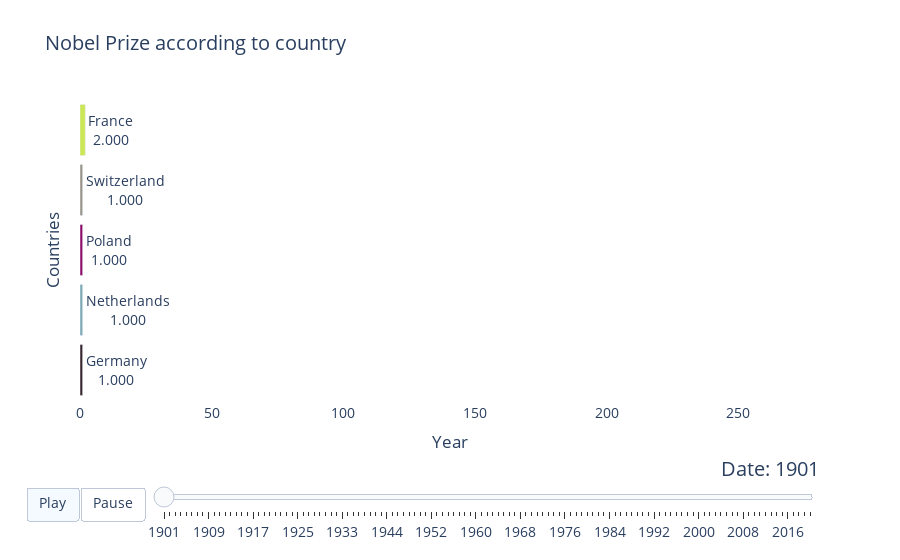

Notebook code cell kept with this figure:
### Code cell
my_raceplot = barplot(cumulative_prizes,
                      item_column="birth_country_current"	,
                      value_column="prize",
                      time_column='year')

my_raceplot.plot(title = 'Nobel Prize according to country',
                 item_label = 'Countries',
                 value_label = 'Year',
                 frame_duration = 650)

### Figure 1 — Plotly figure (JSON) as saved in the notebook; plotly's stock layout.template omitted (floating-point values rounded to 4 significant figures)
{"data": [{"cliponaxis": false, "hoverinfo": "all", "marker": {"color": ["rgb(58, 39, 45)", "rgb(127, 169, 181)", "rgb(142, 12, 103)", "rgb(154, 148, 136)", "rgb(204, 230, 85)"]}, "orientation": "h", "textangle": 0, "textposition": "outside", "texttemplate": "%{y}<br>%{x:.4s}", "type": "bar", "x": [1, 1, 1, 1, 2], "y": ["Germany", "Netherlands", "Poland", "Switzerland", "France"]}], "layout": {"bargap": 0.15, "font": {"size": 14}, "plot_bgcolor": "#FFFFFF", "sliders": [{"active": 0, "currentvalue": {"font": {"size": 20}, "prefix": "Date: ", "visible": true, "xanchor": "right"}, "len": 0.9, "pad": {"b": 10, "t": 50}, "steps": [{"args": [["1901"], {"frame": {"duration": 650, "redraw": false}, "mode": "immediate", "transition": {"duration": 650}}], "label": "1901", "method": "animate"}, {"args": [["1902"], {"frame": {"duration": 650, "redraw": false}, "mode": "immediate", "transition": {"duration": 650}}], "label": "1902", "method": "animate"}, {"args": [["1903"], {"frame": {"duration": 650, "redraw": false}, "mode": "immediate", "transition": {"duration": 650}}], "label": "1903", "method": "animate"}, {"args": [["1904"], {"frame": {"duration": 650, "redraw": false}, "mode": "immediate", "transition": {"duration": 650}}], "label": "1904", "method": "animate"}, {"args": [["1905"], {"frame": {"duration": 650, "redraw": false}, "mode": "immediate", "transition": {"duration": 650}}], "label": "1905", "method": "animate"}, {"args": [["1906"], {"frame": {"duration": 650, "redraw": false}, "mode": "immediate", "transition": {"duration": 650}}], "label": "1906", "method": "animate"}, {"args": [["1907"], {"frame": {"duration": 650, "redraw": false}, "mode": "immediate", "transition": {"duration": 650}}], "label": "1907", "method": "animate"}, {"args": [["1908"], {"frame": {"duration": 650, "redraw": false}, "mode": "immediate", "transition": {"duration": 650}}], "label": "1908", "method": "animate"}, {"args": [["1909"], {"frame": {"duration": 650, "redraw": false}, "mode": "immediate", "transition": {"duration": 650}}], "label": "1909", "method": "animate"}, {"args": [["1910"], {"frame": {"duration": 650, "redraw": false}, "mode": "immediate", "transition": {"duration": 650}}], "label": "1910", "method": "animate"}, {"args": [["1911"], {"frame": {"duration": 650, "redraw": false}, "mode": "immediate", "transition": {"duration": 650}}], "label": "1911", "method": "animate"}, {"args": [["1912"], {"frame": {"duration": 650, "redraw": false}, "mode": "immediate", "transition": {"duration": 650}}], "label": "1912", "method": "animate"}, {"args": [["1913"], {"frame": {"duration": 650, "redraw": false}, "mode": "immediate", "transition": {"duration": 650}}], "label": "1913", "method": "animate"}, {"args": [["1914"], {"frame": {"duration": 650, "redraw": false}, "mode": "immediate", "transition": {"duration": 650}}], "label": "1914", "method": "animate"}, {"args": [["1915"], {"frame": {"duration": 650, "redraw": false}, "mode": "immediate", "transition": {"duration": 650}}], "label": "1915", "method": "animate"}, {"args": [["1916"], {"frame": {"duration": 650, "redraw": false}, "mode": "immediate", "transition": {"duration": 650}}], "label": "1916", "method": "animate"}, {"args": [["1917"], {"frame": {"duration": 650, "redraw": false}, "mode": "immediate", "transition": {"duration": 650}}], "label": "1917", "method": "animate"}, {"args": [["1918"], {"frame": {"duration": 650, "redraw": false}, "mode": "immediate", "transition": {"duration": 650}}], "label": "1918", "method": "animate"}, {"args": [["1919"], {"frame": {"duration": 650, "redraw": false}, "mode": "immediate", "transition": {"duration": 650}}], "label": "1919", "method": "animate"}, {"args": [["1920"], {"frame": {"duration": 650, "redraw": false}, "mode": "immediate", "transition": {"duration": 650}}], "label": "1920", "method": "animate"}, {"args": [["1921"], {"frame": {"duration": 650, "redraw": false}, "mode": "immediate", "transition": {"duration": 650}}], "label": "1921", "method": "animate"}, {"args": [["1922"], {"frame": {"duration": 650, "redraw": false}, "mode": "immediate", "transition": {"duration": 650}}], "label": "1922", "method": "animate"}, {"args": [["1923"], {"frame": {"duration": 650, "redraw": false}, "mode": "immediate", "transition": {"duration": 650}}], "label": "1923", "method": "animate"}, {"args": [["1924"], {"frame": {"duration": 650, "redraw": false}, "mode": "immediate", "transition": {"duration": 650}}], "label": "1924", "method": "animate"}, {"args": [["1925"], {"frame": {"duration": 650, "redraw": false}, "mode": "immediate", "transition": {"duration": 650}}], "label": "1925", "method": "animate"}, {"args": [["1926"], {"frame": {"duration": 650, "redraw": false}, "mode": "immediate", "transition": {"duration": 650}}], "label": "1926", "method": "animate"}, {"args": [["1927"], {"frame": {"duration": 650, "redraw": false}, "mode": "immediate", "transition": {"duration": 650}}], "label": "1927", "method": "animate"}, {"args": [["1928"], {"frame": {"duration": 650, "redraw": false}, "mode": "immediate", "transition": {"duration": 650}}], "label": "1928", "method": "animate"}, {"args": [["1929"], {"frame": {"duration": 650, "redraw": false}, "mode": "immediate", "transition": {"duration": 650}}], "label": "1929", "method": "animate"}, {"args": [["1930"], {"frame": {"duration": 650, "redraw": false}, "mode": "immediate", "transition": {"duration": 650}}], "label": "1930", "method": "animate"}, {"args": [["1931"], {"frame": {"duration": 650, "redraw": false}, "mode": "immediate", "transition": {"duration": 650}}], "label": "1931", "method": "animate"}, {"args": [["1932"], {"frame": {"duration": 650, "redraw": false}, "mode": "immediate", "transition": {"duration": 650}}], "label": "1932", "method": "animate"}, {"args": [["1933"], {"frame": {"duration": 650, "redraw": false}, "mode": "immediate", "transition": {"duration": 650}}], "label": "1933", "method": "animate"}, {"args": [["1934"], {"frame": {"duration": 650, "redraw": false}, "mode": "immediate", "transition": {"duration": 650}}], "label": "1934", "method": "animate"}, {"args": [["1935"], {"frame": {"duration": 650, "redraw": false}, "mode": "immediate", "transition": {"duration": 650}}], "label": "1935", "method": "animate"}, {"args": [["1936"], {"frame": {"duration": 650, "redraw": false}, "mode": "immediate", "transition": {"duration": 650}}], "label": "1936", "method": "animate"}, {"args": [["1937"], {"frame": {"duration": 650, "redraw": false}, "mode": "immediate", "transition": {"duration": 650}}], "label": "1937", "method": "animate"}, {"args": [["1938"], {"frame": {"duration": 650, "redraw": false}, "mode": "immediate", "transition": {"duration": 650}}], "label": "1938", "method": "animate"}, {"args": [["1939"], {"frame": {"duration": 650, "redraw": false}, "mode": "immediate", "transition": {"duration": 650}}], "label": "1939", "method": "animate"}, {"args": [["1943"], {"frame": {"duration": 650, "redraw": false}, "mode": "immediate", "transition": {"duration": 650}}], "label": "1943", "method": "animate"}, {"args": [["1944"], {"frame": {"duration": 650, "redraw": false}, "mode": "immediate", "transition": {"duration": 650}}], "label": "1944", "method": "animate"}, {"args": [["1945"], {"frame": {"duration": 650, "redraw": false}, "mode": "immediate", "transition": {"duration": 650}}], "label": "1945", "method": "animate"}, {"args": [["1946"], {"frame": {"duration": 650, "redraw": false}, "mode": "immediate", "transition": {"duration": 650}}], "label": "1946", "method": "animate"}, {"args": [["1947"], {"frame": {"duration": 650, "redraw": false}, "mode": "immediate", "transition": {"duration": 650}}], "label": "1947", "method": "animate"}, {"args": [["1948"], {"frame": {"duration": 650, "redraw": false}, "mode": "immediate", "transition": {"duration": 650}}], "label": "1948", "method": "animate"}, {"args": [["1949"], {"frame": {"duration": 650, "redraw": false}, "mode": "immediate", "transition": {"duration": 650}}], "label": "1949", "method": "animate"}, {"args": [["1950"], {"frame": {"duration": 650, "redraw": false}, "mode": "immediate", "transition": {"duration": 650}}], "label": "1950", "method": "animate"}, {"args": [["1951"], {"frame": {"duration": 650, "redraw": false}, "mode": "immediate", "transition": {"duration": 650}}], "label": "1951", "method": "animate"}, {"args": [["1952"], {"frame": {"duration": 650, "redraw": false}, "mode": "immediate", "transition": {"duration": 650}}], "label": "1952", "method": "animate"}, {"args": [["1953"], {"frame": {"duration": 650, "redraw": false}, "mode": "immediate", "transition": {"duration": 650}}], "label": "1953", "method": "animate"}, {"args": [["1954"], {"frame": {"duration": 650, "redraw": false}, "mode": "immediate", "transition": {"duration": 650}}], "label": "1954", "method": "animate"}, {"args": [["1955"], {"frame": {"duration": 650, "redraw": false}, "mode": "immediate", "transition": {"duration": 650}}], "label": "1955", "method": "animate"}, {"args": [["1956"], {"frame": {"duration": 650, "redraw": false}, "mode": "immediate", "transition": {"duration": 650}}], "label": "1956", "method": "animate"}, {"args": [["1957"], {"frame": {"duration": 650, "redraw": false}, "mode": "immediate", "transition": {"duration": 650}}], "label": "1957", "method": "animate"}, {"args": [["1958"], {"frame": {"duration": 650, "redraw": false}, "mode": "immediate", "transition": {"duration": 650}}], "label": "1958", "method": "animate"}, {"args": [["1959"], {"frame": {"duration": 650, "redraw": false}, "mode": "immediate", "transition": {"duration": 650}}], "label": "1959", "method": "animate"}, {"args": [["1960"], {"frame": {"duration": 650, "redraw": false}, "mode": "immediate", "transition": {"duration": 650}}], "label": "1960", "method": "animate"}, {"args": [["1961"], {"frame": {"duration": 650, "redraw": false}, "mode": "immediate", "transition": {"duration": 650}}], "label": "1961", "method": "animate"}, {"args": [["1962"], {"frame": {"duration": 650, "redraw": false}, "mode": "immediate", "transition": {"duration": 650}}], "label": "1962", "method": "animate"}, {"args": [["1963"], {"frame": {"duration": 650, "redraw": false}, "mode": "immediate", "transition": {"duration": 650}}], "label": "1963", "method": "animate"}, {"args": [["1964"], {"frame": {"duration": 650, "redraw": false}, "mode": "immediate", "transition": {"duration": 650}}], "label": "1964", "method": "animate"}, {"args": [["1965"], {"frame": {"duration": 650, "redraw": false}, "mode": "immediate", "transition": {"duration": 650}}], "label": "1965", "method": "animate"}, {"args": [["1966"], {"frame": {"duration": 650, "redraw": false}, "mode": "immediate", "transition": {"duration": 650}}], "label": "1966", "method": "animate"}, {"args": [["1967"], {"frame": {"duration": 650, "redraw": false}, "mode": "immediate", "transition": {"duration": 650}}], "label": "1967", "method": "animate"}, {"args": [["1968"], {"frame": {"duration": 650, "redraw": false}, "mode": "immediate", "transition": {"duration": 650}}], "label": "1968", "method": "animate"}, {"args": [["1969"], {"frame": {"duration": 650, "redraw": false}, "mode": "immediate", "transition": {"duration": 650}}], "label": "1969", "method": "animate"}, {"args": [["1970"], {"frame": {"duration": 650, "redraw": false}, "mode": "immediate", "transition": {"duration": 650}}], "label": "1970", "method": "animate"}, {"args": [["1971"], {"frame": {"duration": 650, "redraw": false}, "mode": "immediate", "transition": {"duration": 650}}], "label": "1971", "method": "animate"}, {"args": [["1972"], {"frame": {"duration": 650, "redraw": false}, "mode": "immediate", "transition": {"duration": 650}}], "label": "1972", "method": "animate"}, {"args": [["1973"], {"frame": {"duration": 650, "redraw": false}, "mode": "immediate", "transition": {"duration": 650}}], "label": "1973", "method": "animate"}, {"args": [["1974"], {"frame": {"duration": 650, "redraw": false}, "mode": "immediate", "transition": {"duration": 650}}], "label": "1974", "method": "animate"}, {"args": [["1975"], {"frame": {"duration": 650, "redraw": false}, "mode": "immediate", "transition": {"duration": 650}}], "label": "1975", "method": "animate"}, {"args": [["1976"], {"frame": {"duration": 650, "redraw": false}, "mode": "immediate", "transition": {"duration": 650}}], "label": "1976", "method": "animate"}, {"args": [["1977"], {"frame": {"duration": 650, "redraw": false}, "mode": "immediate", "transition": {"duration": 650}}], "label": "1977", "method": "animate"}, {"args": [["1978"], {"frame": {"duration": 650, "redraw": false}, "mode": "immediate", "transition": {"duration": 650}}], "label": "1978", "method": "animate"}, {"args": [["1979"], {"frame": {"duration": 650, "redraw": false}, "mode": "immediate", "transition": {"duration": 650}}], "label": "1979", "method": "animate"}, {"args": [["1980"], {"frame": {"duration": 650, "redraw": false}, "mode": "immediate", "transition": {"duration": 650}}], "label": "1980", "method": "animate"}, {"args": [["1981"], {"frame": {"duration": 650, "redraw": false}, "mode": "immediate", "transition": {"duration": 650}}], "label": "1981", "method": "animate"}, {"args": [["1982"], {"frame": {"duration": 650, "redraw": false}, "mode": "immediate", "transition": {"duration": 650}}], "label": "1982", "method": "animate"}, {"args": [["1983"], {"frame": {"duration": 650, "redraw": false}, "mode": "immediate", "transition": {"duration": 650}}], "label": "1983", "method": "animate"}, {"args": [["1984"], {"frame": {"duration": 650, "redraw": false}, "mode": "immediate", "transition": {"duration": 650}}], "label": "1984", "method": "animate"}, {"args": [["1985"], {"frame": {"duration": 650, "redraw": false}, "mode": "immediate", "transition": {"duration": 650}}], "label": "1985", "method": "animate"}, {"args": [["1986"], {"frame": {"duration": 650, "redraw": false}, "mode": "immediate", "transition": {"duration": 650}}], "label": "1986", "method": "animate"}, {"args": [["1987"], {"frame": {"duration": 650, "redraw": false}, "mode": "immediate", "transition": {"duration": 650}}], "label": "1987", "method": "animate"}, {"args": [["1988"], {"frame": {"duration": 650, "redraw": false}, "mode": "immediate", "transition": {"duration": 650}}], "label": "1988", "method": "animate"}, {"args": [["1989"], {"frame": {"duration": 650, "redraw": false}, "mode": "immediate", "transition": {"duration": 650}}], "label": "1989", "method": "animate"}, {"args": [["1990"], {"frame": {"duration": 650, "redraw": false}, "mode": "immediate", "transition": {"duration": 650}}], "label": "1990", "method": "animate"}, {"args": [["1991"], {"frame": {"duration": 650, "redraw": false}, "mode": "immediate", "transition": {"duration": 650}}], "label": "1991", "method": "animate"}, {"args": [["1992"], {"frame": {"duration": 650, "redraw": false}, "mode": "immediate", "transition": {"duration": 650}}], "label": "1992", "method": "animate"}, {"args": [["1993"], {"frame": {"duration": 650, "redraw": false}, "mode": "immediate", "transition": {"duration": 650}}], "label": "1993", "method": "animate"}, {"args": [["1994"], {"frame": {"duration": 650, "redraw": false}, "mode": "immediate", "transition": {"duration": 650}}], "label": "1994", "method": "animate"}, {"args": [["1995"], {"frame": {"duration": 650, "redraw": false}, "mode": "immediate", "transition": {"duration": 650}}], "label": "1995", "method": "animate"}, {"args": [["1996"], {"frame": {"duration": 650, "redraw": false}, "mode": "immediate", "transition": {"duration": 650}}], "label": "1996", "method": "animate"}, {"args": [["1997"], {"frame": {"duration": 650, "redraw": false}, "mode": "immediate", "transition": {"duration": 650}}], "label": "1997", "method": "animate"}, {"args": [["1998"], {"frame": {"duration": 650, "redraw": false}, "mode": "immediate", "transition": {"duration": 650}}], "label": "1998", "method": "animate"}, {"args": [["1999"], {"frame": {"duration": 650, "redraw": false}, "mode": "immediate", "transition": {"duration": 650}}], "label": "1999", "method": "animate"}, {"args": [["2000"], {"frame": {"duration": 650, "redraw": false}, "mode": "immediate", "transition": {"duration": 650}}], "label": "2000", "method": "animate"}, {"args": [["2001"], {"frame": {"duration": 650, "redraw": false}, "mode": "immediate", "transition": {"duration": 650}}], "label": "2001", "method": "animate"}, {"args": [["2002"], {"frame": {"duration": 650, "redraw": false}, "mode": "immediate", "transition": {"duration": 650}}], "label": "2002", "method": "animate"}, {"args": [["2003"], {"frame": {"duration": 650, "redraw": false}, "mode": "immediate", "transition": {"duration": 650}}], "label": "2003", "method": "animate"}, {"args": [["2004"], {"frame": {"duration": 650, "redraw": false}, "mode": "immediate", "transition": {"duration": 650}}], "label": "2004", "method": "animate"}, {"args": [["2005"], {"frame": {"duration": 650, "redraw": false}, "mode": "immediate", "transition": {"duration": 650}}], "label": "2005", "method": "animate"}, {"args": [["2006"], {"frame": {"duration": 650, "redraw": false}, "mode": "immediate", "transition": {"duration": 650}}], "label": "2006", "method": "animate"}, {"args": [["2007"], {"frame": {"duration": 650, "redraw": false}, "mode": "immediate", "transition": {"duration": 650}}], "label": "2007", "method": "animate"}, {"args": [["2008"], {"frame": {"duration": 650, "redraw": false}, "mode": "immediate", "transition": {"duration": 650}}], "label": "2008", "method": "animate"}, {"args": [["2009"], {"frame": {"duration": 650, "redraw": false}, "mode": "immediate", "transition": {"duration": 650}}], "label": "2009", "method": "animate"}, {"args": [["2010"], {"frame": {"duration": 650, "redraw": false}, "mode": "immediate", "transition": {"duration": 650}}], "label": "2010", "method": "animate"}, {"args": [["2011"], {"frame": {"duration": 650, "redraw": false}, "mode": "immediate", "transition": {"duration": 650}}], "label": "2011", "method": "animate"}, {"args": [["2012"], {"frame": {"duration": 650, "redraw": false}, "mode": "immediate", "transition": {"duration": 650}}], "label": "2012", "method": "animate"}, {"args": [["2013"], {"frame": {"duration": 650, "redraw": false}, "mode": "immediate", "transition": {"duration": 650}}], "label": "2013", "method": "animate"}, {"args": [["2014"], {"frame": {"duration": 650, "redraw": false}, "mode": "immediate", "transition": {"duration": 650}}], "label": "2014", "method": "animate"}, {"args": [["2015"], {"frame": {"duration": 650, "redraw": false}, "mode": "immediate", "transition": {"duration": 650}}], "label": "2015", "method": "animate"}, {"args": [["2016"], {"frame": {"duration": 650, "redraw": false}, "mode": "immediate", "transition": {"duration": 650}}], "label": "2016", "method": "animate"}, {"args": [["2017"], {"frame": {"duration": 650, "redraw": false}, "mode": "immediate", "transition": {"duration": 650}}], "label": "2017", "method": "animate"}, {"args": [["2018"], {"frame": {"duration": 650, "redraw": false}, "mode": "immediate", "transition": {"duration": 650}}], "label": "2018", "method": "animate"}, {"args": [["2019"], {"frame": {"duration": 650, "redraw": false}, "mode": "immediate", "transition": {"duration": 650}}], "label": "2019", "method": "animate"}, {"args": [["2020"], {"frame": {"duration": 650, "redraw": false}, "mode": "immediate", "transition": {"duration": 650}}], "label": "2020", "method": "animate"}], "transition": {"duration": 300, "easing": "cubic-in-out"}, "x": 0.1, "xanchor": "left", "y": 0, "yanchor": "top"}], "title": {"text": "Nobel Prize according to country"}, "updatemenus": [{"buttons": [{"args": [null, {"frame": {"duration": 650, "redraw": false}, "fromcurrent": true, "transition": {"duration": 650, "easing": "quadratic-in-out"}}], "label": "Play", "method": "animate"}, {"args": [[null], {"frame": {"duration": 0, "redraw": false}, "mode": "immediate", "transition": {"duration": 0}}], "label": "Pause", "method": "animate"}], "direction": "left", "pad": {"r": 10, "t": 87}, "showactive": true, "type": "buttons", "x": 0.1, "xanchor": "right", "y": 0, "yanchor": "top"}], "xaxis": {"range": [0, 281], "showline": true, "showticklabels": true, "title": {"text": "Year"}, "visible": true}, "yaxis": {"showline": false, "showticklabels": false, "title": {"text": "Countries"}, "visible": true}}}
